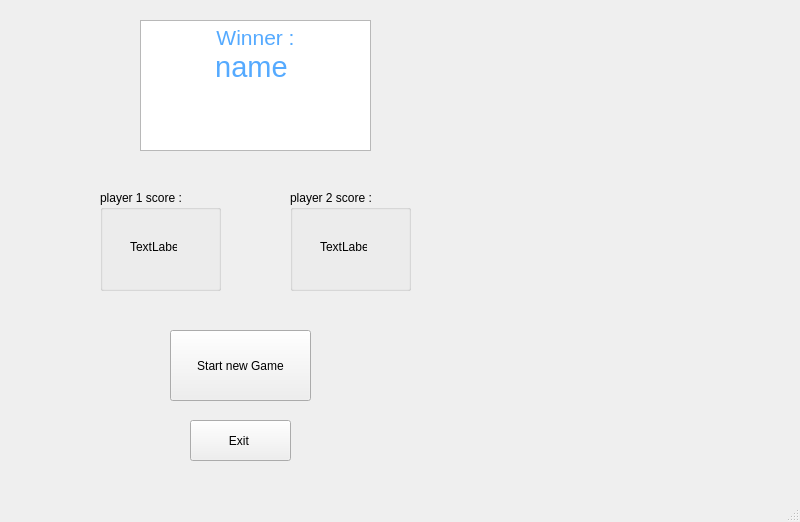
<?xml version="1.0" encoding="UTF-8"?>
<ui version="4.0">
 <class>MainWindow</class>
 <widget class="QMainWindow" name="MainWindow">
  <property name="geometry">
   <rect>
    <x>0</x>
    <y>0</y>
    <width>800</width>
    <height>522</height>
   </rect>
  </property>
  <property name="windowTitle">
   <string>MainWindow</string>
  </property>
  <widget class="QWidget" name="centralwidget">
   <widget class="QStackedWidget" name="stackedWidget">
    <property name="geometry">
     <rect>
      <x>-20</x>
      <y>-20</y>
      <width>821</width>
      <height>601</height>
     </rect>
    </property>
    <property name="currentIndex">
     <number>7</number>
    </property>
    <widget class="QWidget" name="p0">
     <widget class="QPushButton" name="pvpbtn">
      <property name="geometry">
       <rect>
        <x>190</x>
        <y>290</y>
        <width>151</width>
        <height>81</height>
       </rect>
      </property>
      <property name="text">
       <string>PVP</string>
      </property>
     </widget>
     <widget class="QPushButton" name="survivalbtn">
      <property name="geometry">
       <rect>
        <x>540</x>
        <y>280</y>
        <width>151</width>
        <height>81</height>
       </rect>
      </property>
      <property name="text">
       <string>SURVIVAL</string>
      </property>
     </widget>
     <widget class="QPushButton" name="exitbtn">
      <property name="geometry">
       <rect>
        <x>390</x>
        <y>380</y>
        <width>121</width>
        <height>51</height>
       </rect>
      </property>
      <property name="text">
       <string>EXIT</string>
      </property>
     </widget>
     <widget class="QTextEdit" name="textEdit">
      <property name="geometry">
       <rect>
        <x>250</x>
        <y>70</y>
        <width>361</width>
        <height>151</height>
       </rect>
      </property>
      <property name="html">
       <string>&lt;!DOCTYPE HTML PUBLIC &quot;-//W3C//DTD HTML 4.0//EN&quot; &quot;http://www.w3.org/TR/REC-html40/strict.dtd&quot;&gt;
&lt;html&gt;&lt;head&gt;&lt;meta name=&quot;qrichtext&quot; content=&quot;1&quot; /&gt;&lt;style type=&quot;text/css&quot;&gt;
p, li { white-space: pre-wrap; }
&lt;/style&gt;&lt;/head&gt;&lt;body style=&quot; font-family:'MS Shell Dlg 2'; font-size:8pt; font-weight:400; font-style:normal;&quot;&gt;
&lt;p align=&quot;center&quot; style=&quot; margin-top:0px; margin-bottom:0px; margin-left:0px; margin-right:0px; -qt-block-indent:0; text-indent:0px;&quot;&gt;&lt;span style=&quot; font-size:12pt; color:#55aaff;&quot;&gt;Welcome to&lt;/span&gt;&lt;span style=&quot; font-size:12pt; color:#aaaaff;&quot;&gt; &lt;/span&gt;&lt;span style=&quot; font-size:12pt; font-weight:600; color:#55aaff;&quot;&gt;Quiz Game&lt;/span&gt;&lt;span style=&quot; font-size:12pt; color:#55aaff;&quot;&gt; &lt;/span&gt;&lt;/p&gt;
&lt;p align=&quot;center&quot; style=&quot;-qt-paragraph-type:empty; margin-top:0px; margin-bottom:0px; margin-left:0px; margin-right:0px; -qt-block-indent:0; text-indent:0px; font-size:12pt;&quot;&gt;&lt;br /&gt;&lt;/p&gt;
&lt;p align=&quot;center&quot; style=&quot; margin-top:0px; margin-bottom:0px; margin-left:0px; margin-right:0px; -qt-block-indent:0; text-indent:0px;&quot;&gt;&lt;span style=&quot; font-size:12pt; color:#aa0000;&quot;&gt;choose your mode&lt;/span&gt;&lt;span style=&quot; color:#aa0000;&quot;&gt; &lt;/span&gt;&lt;/p&gt;&lt;/body&gt;&lt;/html&gt;</string>
      </property>
     </widget>
    </widget>
    <widget class="QWidget" name="p1">
     <widget class="QPushButton" name="subnamebtn">
      <property name="geometry">
       <rect>
        <x>300</x>
        <y>340</y>
        <width>141</width>
        <height>61</height>
       </rect>
      </property>
      <property name="text">
       <string>submit</string>
      </property>
     </widget>
     <widget class="QLabel" name="label">
      <property name="geometry">
       <rect>
        <x>210</x>
        <y>140</y>
        <width>61</width>
        <height>41</height>
       </rect>
      </property>
      <property name="text">
       <string>player 1 :</string>
      </property>
     </widget>
     <widget class="QLabel" name="label_2">
      <property name="geometry">
       <rect>
        <x>210</x>
        <y>210</y>
        <width>51</width>
        <height>31</height>
       </rect>
      </property>
      <property name="text">
       <string>player 2 :</string>
      </property>
     </widget>
     <widget class="QListView" name="listView">
      <property name="geometry">
       <rect>
        <x>190</x>
        <y>100</y>
        <width>321</width>
        <height>211</height>
       </rect>
      </property>
     </widget>
     <widget class="QTextEdit" name="player1">
      <property name="geometry">
       <rect>
        <x>290</x>
        <y>140</y>
        <width>161</width>
        <height>41</height>
       </rect>
      </property>
     </widget>
     <widget class="QTextEdit" name="player2">
      <property name="geometry">
       <rect>
        <x>290</x>
        <y>210</y>
        <width>161</width>
        <height>41</height>
       </rect>
      </property>
     </widget>
     <widget class="QPushButton" name="pushButton">
      <property name="geometry">
       <rect>
        <x>60</x>
        <y>410</y>
        <width>91</width>
        <height>41</height>
       </rect>
      </property>
      <property name="text">
       <string>Back</string>
      </property>
     </widget>
     <zorder>listView</zorder>
     <zorder>subnamebtn</zorder>
     <zorder>label</zorder>
     <zorder>label_2</zorder>
     <zorder>player1</zorder>
     <zorder>player2</zorder>
     <zorder>pushButton</zorder>
    </widget>
    <widget class="QWidget" name="p2">
     <widget class="QGroupBox" name="groupBox">
      <property name="geometry">
       <rect>
        <x>80</x>
        <y>60</y>
        <width>261</width>
        <height>131</height>
       </rect>
      </property>
      <property name="title">
       <string>          choose the subject</string>
      </property>
      <widget class="QComboBox" name="comboBox">
       <property name="geometry">
        <rect>
         <x>20</x>
         <y>60</y>
         <width>201</width>
         <height>31</height>
        </rect>
       </property>
       <item>
        <property name="text">
         <string>Art</string>
        </property>
       </item>
       <item>
        <property name="text">
         <string>Computer</string>
        </property>
       </item>
       <item>
        <property name="text">
         <string>General Knowledge</string>
        </property>
       </item>
       <item>
        <property name="text">
         <string>Books</string>
        </property>
       </item>
       <item>
        <property name="text">
         <string>Film</string>
        </property>
       </item>
       <item>
        <property name="text">
         <string>Music</string>
        </property>
       </item>
       <item>
        <property name="text">
         <string>Science &amp; Nature</string>
        </property>
       </item>
       <item>
        <property name="text">
         <string>Sport</string>
        </property>
       </item>
       <item>
        <property name="text">
         <string>History</string>
        </property>
       </item>
       <item>
        <property name="text">
         <string>Geography</string>
        </property>
       </item>
       <item>
        <property name="text">
         <string>Animals</string>
        </property>
       </item>
       <item>
        <property name="text">
         <string>Musicals &amp; Theatres</string>
        </property>
       </item>
       <item>
        <property name="text">
         <string>Television</string>
        </property>
       </item>
       <item>
        <property name="text">
         <string>Video Games </string>
        </property>
       </item>
       <item>
        <property name="text">
         <string>Board Games </string>
        </property>
       </item>
       <item>
        <property name="text">
         <string>Mathematics</string>
        </property>
       </item>
       <item>
        <property name="text">
         <string>Mythology</string>
        </property>
       </item>
       <item>
        <property name="text">
         <string>Politics </string>
        </property>
       </item>
       <item>
        <property name="text">
         <string>Celebrities </string>
        </property>
       </item>
       <item>
        <property name="text">
         <string>Vehicles</string>
        </property>
       </item>
       <item>
        <property name="text">
         <string>Comics</string>
        </property>
       </item>
       <item>
        <property name="text">
         <string>Gadgets</string>
        </property>
       </item>
       <item>
        <property name="text">
         <string>Anime &amp; Manga</string>
        </property>
       </item>
       <item>
        <property name="text">
         <string>Cartoon &amp; Animations</string>
        </property>
       </item>
      </widget>
     </widget>
     <widget class="QGroupBox" name="groupBox_2">
      <property name="geometry">
       <rect>
        <x>410</x>
        <y>60</y>
        <width>221</width>
        <height>131</height>
       </rect>
      </property>
      <property name="title">
       <string>           choose difficulty</string>
      </property>
      <widget class="QRadioButton" name="radioButton">
       <property name="geometry">
        <rect>
         <x>30</x>
         <y>30</y>
         <width>85</width>
         <height>20</height>
        </rect>
       </property>
       <property name="text">
        <string>Easy</string>
       </property>
      </widget>
      <widget class="QRadioButton" name="radioButton_2">
       <property name="geometry">
        <rect>
         <x>30</x>
         <y>60</y>
         <width>85</width>
         <height>20</height>
        </rect>
       </property>
       <property name="text">
        <string>Medium</string>
       </property>
      </widget>
      <widget class="QRadioButton" name="radioButton_3">
       <property name="geometry">
        <rect>
         <x>30</x>
         <y>90</y>
         <width>85</width>
         <height>20</height>
        </rect>
       </property>
       <property name="text">
        <string>Hard</string>
       </property>
      </widget>
     </widget>
     <widget class="QPushButton" name="pvpstartbtn">
      <property name="geometry">
       <rect>
        <x>330</x>
        <y>240</y>
        <width>101</width>
        <height>41</height>
       </rect>
      </property>
      <property name="text">
       <string>start</string>
      </property>
     </widget>
     <widget class="QPushButton" name="pushButton_2">
      <property name="geometry">
       <rect>
        <x>330</x>
        <y>320</y>
        <width>101</width>
        <height>41</height>
       </rect>
      </property>
      <property name="text">
       <string>Back</string>
      </property>
     </widget>
    </widget>
    <widget class="QWidget" name="p3">
     <widget class="QRadioButton" name="radioButton_4">
      <property name="geometry">
       <rect>
        <x>120</x>
        <y>290</y>
        <width>161</width>
        <height>20</height>
       </rect>
      </property>
      <property name="text">
       <string>RadioButton</string>
      </property>
     </widget>
     <widget class="QRadioButton" name="radioButton_5">
      <property name="geometry">
       <rect>
        <x>370</x>
        <y>290</y>
        <width>171</width>
        <height>20</height>
       </rect>
      </property>
      <property name="text">
       <string>RadioButton</string>
      </property>
     </widget>
     <widget class="QRadioButton" name="radioButton_6">
      <property name="geometry">
       <rect>
        <x>120</x>
        <y>340</y>
        <width>141</width>
        <height>20</height>
       </rect>
      </property>
      <property name="text">
       <string>RadioButton                 </string>
      </property>
     </widget>
     <widget class="QRadioButton" name="radioButton_7">
      <property name="geometry">
       <rect>
        <x>380</x>
        <y>340</y>
        <width>171</width>
        <height>20</height>
       </rect>
      </property>
      <property name="text">
       <string>RadioButton</string>
      </property>
     </widget>
     <widget class="QGraphicsView" name="graphicsView">
      <property name="geometry">
       <rect>
        <x>70</x>
        <y>110</y>
        <width>511</width>
        <height>291</height>
       </rect>
      </property>
     </widget>
     <widget class="QTextBrowser" name="textBrowser">
      <property name="geometry">
       <rect>
        <x>90</x>
        <y>150</y>
        <width>451</width>
        <height>101</height>
       </rect>
      </property>
     </widget>
     <widget class="QPushButton" name="nextbtn">
      <property name="geometry">
       <rect>
        <x>500</x>
        <y>410</y>
        <width>80</width>
        <height>22</height>
       </rect>
      </property>
      <property name="text">
       <string>next</string>
      </property>
     </widget>
     <widget class="QProgressBar" name="progressBar">
      <property name="geometry">
       <rect>
        <x>80</x>
        <y>410</y>
        <width>118</width>
        <height>23</height>
       </rect>
      </property>
      <property name="value">
       <number>24</number>
      </property>
     </widget>
     <widget class="QLabel" name="label_5">
      <property name="geometry">
       <rect>
        <x>240</x>
        <y>35</y>
        <width>171</width>
        <height>41</height>
       </rect>
      </property>
      <property name="text">
       <string>player :</string>
      </property>
     </widget>
     <zorder>graphicsView</zorder>
     <zorder>radioButton_4</zorder>
     <zorder>radioButton_5</zorder>
     <zorder>radioButton_6</zorder>
     <zorder>radioButton_7</zorder>
     <zorder>textBrowser</zorder>
     <zorder>nextbtn</zorder>
     <zorder>progressBar</zorder>
     <zorder>label_5</zorder>
    </widget>
    <widget class="QWidget" name="p4">
     <widget class="QGroupBox" name="groupBox_3">
      <property name="geometry">
       <rect>
        <x>90</x>
        <y>170</y>
        <width>261</width>
        <height>161</height>
       </rect>
      </property>
      <property name="title">
       <string>                     choose subject</string>
      </property>
      <widget class="QComboBox" name="comboBox_2">
       <property name="geometry">
        <rect>
         <x>30</x>
         <y>70</y>
         <width>201</width>
         <height>31</height>
        </rect>
       </property>
       <item>
        <property name="text">
         <string>Art</string>
        </property>
       </item>
       <item>
        <property name="text">
         <string>Sport</string>
        </property>
       </item>
       <item>
        <property name="text">
         <string>General Knowledge</string>
        </property>
       </item>
       <item>
        <property name="text">
         <string>Animals</string>
        </property>
       </item>
       <item>
        <property name="text">
         <string>Books</string>
        </property>
       </item>
       <item>
        <property name="text">
         <string>Film</string>
        </property>
       </item>
       <item>
        <property name="text">
         <string>Music</string>
        </property>
       </item>
       <item>
        <property name="text">
         <string>Musicals &amp; Theatres</string>
        </property>
       </item>
       <item>
        <property name="text">
         <string>Television</string>
        </property>
       </item>
       <item>
        <property name="text">
         <string>Video Games</string>
        </property>
       </item>
       <item>
        <property name="text">
         <string>Board Games</string>
        </property>
       </item>
       <item>
        <property name="text">
         <string>Science &amp; Nature</string>
        </property>
       </item>
       <item>
        <property name="text">
         <string>Computers</string>
        </property>
       </item>
       <item>
        <property name="text">
         <string>Mathematics</string>
        </property>
       </item>
       <item>
        <property name="text">
         <string>Mythology</string>
        </property>
       </item>
       <item>
        <property name="text">
         <string>Sport</string>
        </property>
       </item>
       <item>
        <property name="text">
         <string>History</string>
        </property>
       </item>
       <item>
        <property name="text">
         <string>Geography</string>
        </property>
       </item>
       <item>
        <property name="text">
         <string>Politics </string>
        </property>
       </item>
       <item>
        <property name="text">
         <string>Celebrities</string>
        </property>
       </item>
       <item>
        <property name="text">
         <string>Vehicles </string>
        </property>
       </item>
       <item>
        <property name="text">
         <string>Comics</string>
        </property>
       </item>
       <item>
        <property name="text">
         <string>Gadgets</string>
        </property>
       </item>
       <item>
        <property name="text">
         <string>Anime &amp; Manga</string>
        </property>
       </item>
       <item>
        <property name="text">
         <string>Cartoon &amp; Animations</string>
        </property>
       </item>
      </widget>
     </widget>
     <widget class="QGroupBox" name="groupBox_4">
      <property name="geometry">
       <rect>
        <x>480</x>
        <y>170</y>
        <width>161</width>
        <height>161</height>
       </rect>
      </property>
      <property name="title">
       <string>   choose difficulty</string>
      </property>
      <widget class="QRadioButton" name="radioButton_8">
       <property name="geometry">
        <rect>
         <x>20</x>
         <y>40</y>
         <width>85</width>
         <height>20</height>
        </rect>
       </property>
       <property name="text">
        <string>Easy</string>
       </property>
      </widget>
      <widget class="QRadioButton" name="radioButton_9">
       <property name="geometry">
        <rect>
         <x>20</x>
         <y>80</y>
         <width>85</width>
         <height>20</height>
        </rect>
       </property>
       <property name="text">
        <string>Medium</string>
       </property>
      </widget>
      <widget class="QRadioButton" name="radioButton_10">
       <property name="geometry">
        <rect>
         <x>20</x>
         <y>120</y>
         <width>85</width>
         <height>20</height>
        </rect>
       </property>
       <property name="text">
        <string>Hard</string>
       </property>
      </widget>
     </widget>
     <widget class="QPushButton" name="recordbtn">
      <property name="geometry">
       <rect>
        <x>610</x>
        <y>70</y>
        <width>131</width>
        <height>61</height>
       </rect>
      </property>
      <property name="text">
       <string>records</string>
      </property>
     </widget>
     <widget class="QPushButton" name="startbtn">
      <property name="geometry">
       <rect>
        <x>350</x>
        <y>380</y>
        <width>131</width>
        <height>51</height>
       </rect>
      </property>
      <property name="text">
       <string>start</string>
      </property>
     </widget>
     <widget class="QPushButton" name="pushButton_3">
      <property name="geometry">
       <rect>
        <x>370</x>
        <y>460</y>
        <width>91</width>
        <height>41</height>
       </rect>
      </property>
      <property name="text">
       <string>Back</string>
      </property>
     </widget>
    </widget>
    <widget class="QWidget" name="p5">
     <widget class="QTableWidget" name="tableWidget">
      <property name="geometry">
       <rect>
        <x>10</x>
        <y>90</y>
        <width>791</width>
        <height>281</height>
       </rect>
      </property>
      <row>
       <property name="text">
        <string>Easy</string>
       </property>
      </row>
      <row>
       <property name="text">
        <string>Medium</string>
       </property>
      </row>
      <row>
       <property name="text">
        <string>Hard</string>
       </property>
      </row>
      <column>
       <property name="text">
        <string>Art</string>
       </property>
      </column>
      <column>
       <property name="text">
        <string>History</string>
       </property>
      </column>
      <column>
       <property name="text">
        <string>Sport</string>
       </property>
      </column>
      <column>
       <property name="text">
        <string>General Knowledge</string>
       </property>
      </column>
      <column>
       <property name="text">
        <string>Film</string>
       </property>
      </column>
      <column>
       <property name="text">
        <string>Musicals &amp; Theatres</string>
       </property>
      </column>
      <column>
       <property name="text">
        <string>Music</string>
       </property>
      </column>
      <column>
       <property name="text">
        <string>Television</string>
       </property>
      </column>
      <column>
       <property name="text">
        <string>Video Games</string>
       </property>
      </column>
      <column>
       <property name="text">
        <string>Board Games</string>
       </property>
      </column>
      <column>
       <property name="text">
        <string>Science &amp; Nature</string>
       </property>
      </column>
      <column>
       <property name="text">
        <string>Computers</string>
       </property>
      </column>
      <column>
       <property name="text">
        <string>Mathematics</string>
       </property>
      </column>
      <column>
       <property name="text">
        <string>Mythology</string>
       </property>
      </column>
      <column>
       <property name="text">
        <string>Geography</string>
       </property>
      </column>
      <column>
       <property name="text">
        <string>Politics</string>
       </property>
      </column>
      <column>
       <property name="text">
        <string>Celebrities</string>
       </property>
      </column>
      <column>
       <property name="text">
        <string>Animals</string>
       </property>
      </column>
      <column>
       <property name="text">
        <string>Vehicles</string>
       </property>
      </column>
      <column>
       <property name="text">
        <string>Comics</string>
       </property>
      </column>
      <column>
       <property name="text">
        <string>Gadgets</string>
       </property>
      </column>
      <column>
       <property name="text">
        <string>Anime &amp; Manga</string>
       </property>
      </column>
      <column>
       <property name="text">
        <string>Cartoon &amp; Animations</string>
       </property>
      </column>
     </widget>
     <widget class="QPushButton" name="backbtn">
      <property name="geometry">
       <rect>
        <x>120</x>
        <y>430</y>
        <width>121</width>
        <height>51</height>
       </rect>
      </property>
      <property name="text">
       <string>Back</string>
      </property>
     </widget>
    </widget>
    <widget class="QWidget" name="p6">
     <widget class="QGraphicsView" name="graphicsView_2">
      <property name="geometry">
       <rect>
        <x>200</x>
        <y>60</y>
        <width>471</width>
        <height>331</height>
       </rect>
      </property>
     </widget>
     <widget class="QRadioButton" name="radioButton_11">
      <property name="geometry">
       <rect>
        <x>450</x>
        <y>280</y>
        <width>181</width>
        <height>20</height>
       </rect>
      </property>
      <property name="text">
       <string>RadioButton</string>
      </property>
     </widget>
     <widget class="QRadioButton" name="radioButton_12">
      <property name="geometry">
       <rect>
        <x>450</x>
        <y>340</y>
        <width>181</width>
        <height>20</height>
       </rect>
      </property>
      <property name="text">
       <string>RadioButton</string>
      </property>
     </widget>
     <widget class="QRadioButton" name="radioButton_13">
      <property name="geometry">
       <rect>
        <x>230</x>
        <y>280</y>
        <width>161</width>
        <height>20</height>
       </rect>
      </property>
      <property name="text">
       <string>RadioButton</string>
      </property>
     </widget>
     <widget class="QRadioButton" name="radioButton_14">
      <property name="geometry">
       <rect>
        <x>230</x>
        <y>340</y>
        <width>181</width>
        <height>20</height>
       </rect>
      </property>
      <property name="text">
       <string>RadioButton</string>
      </property>
     </widget>
     <widget class="QTextBrowser" name="textBrowser_2">
      <property name="geometry">
       <rect>
        <x>240</x>
        <y>80</y>
        <width>401</width>
        <height>171</height>
       </rect>
      </property>
     </widget>
     <widget class="QPushButton" name="nextsurbtn">
      <property name="geometry">
       <rect>
        <x>560</x>
        <y>430</y>
        <width>101</width>
        <height>31</height>
       </rect>
      </property>
      <property name="text">
       <string>Next</string>
      </property>
     </widget>
     <widget class="QProgressBar" name="progressBar_2">
      <property name="geometry">
       <rect>
        <x>210</x>
        <y>430</y>
        <width>191</width>
        <height>31</height>
       </rect>
      </property>
      <property name="value">
       <number>24</number>
      </property>
     </widget>
     <widget class="QLabel" name="label_3">
      <property name="geometry">
       <rect>
        <x>40</x>
        <y>30</y>
        <width>111</width>
        <height>41</height>
       </rect>
      </property>
      <property name="text">
       <string>score :</string>
      </property>
     </widget>
     <widget class="QLabel" name="label_4">
      <property name="geometry">
       <rect>
        <x>700</x>
        <y>40</y>
        <width>101</width>
        <height>51</height>
       </rect>
      </property>
      <property name="text">
       <string>high score :</string>
      </property>
     </widget>
    </widget>
    <widget class="QWidget" name="p7">
     <widget class="QTextBrowser" name="textBrowser_3">
      <property name="geometry">
       <rect>
        <x>160</x>
        <y>40</y>
        <width>231</width>
        <height>131</height>
       </rect>
      </property>
      <property name="html">
       <string>&lt;!DOCTYPE HTML PUBLIC &quot;-//W3C//DTD HTML 4.0//EN&quot; &quot;http://www.w3.org/TR/REC-html40/strict.dtd&quot;&gt;
&lt;html&gt;&lt;head&gt;&lt;meta name=&quot;qrichtext&quot; content=&quot;1&quot; /&gt;&lt;style type=&quot;text/css&quot;&gt;
p, li { white-space: pre-wrap; }
&lt;/style&gt;&lt;/head&gt;&lt;body style=&quot; font-family:'MS Shell Dlg 2'; font-size:8pt; font-weight:400; font-style:normal;&quot;&gt;
&lt;p align=&quot;center&quot; style=&quot; margin-top:0px; margin-bottom:0px; margin-left:0px; margin-right:0px; -qt-block-indent:0; text-indent:0px;&quot;&gt;&lt;span style=&quot; font-size:16pt; color:#55aaff;&quot;&gt;Winner :&lt;/span&gt;&lt;/p&gt;
&lt;p align=&quot;center&quot; style=&quot; margin-top:0px; margin-bottom:0px; margin-left:0px; margin-right:0px; -qt-block-indent:0; text-indent:0px;&quot;&gt;&lt;span style=&quot; font-size:22pt; color:#55aaff;&quot;&gt;name &lt;/span&gt;&lt;/p&gt;
&lt;p align=&quot;center&quot; style=&quot;-qt-paragraph-type:empty; margin-top:0px; margin-bottom:0px; margin-left:0px; margin-right:0px; -qt-block-indent:0; text-indent:0px; font-size:10pt; color:#55aaff;&quot;&gt;&lt;br /&gt;&lt;/p&gt;&lt;/body&gt;&lt;/html&gt;</string>
      </property>
     </widget>
     <widget class="QGroupBox" name="groupBox_5">
      <property name="geometry">
       <rect>
        <x>120</x>
        <y>210</y>
        <width>121</width>
        <height>101</height>
       </rect>
      </property>
      <property name="title">
       <string>player 1 score :</string>
      </property>
      <widget class="QLabel" name="label_6">
       <property name="geometry">
        <rect>
         <x>30</x>
         <y>50</y>
         <width>47</width>
         <height>14</height>
        </rect>
       </property>
       <property name="text">
        <string>TextLabel</string>
       </property>
      </widget>
     </widget>
     <widget class="QGroupBox" name="groupBox_6">
      <property name="geometry">
       <rect>
        <x>310</x>
        <y>210</y>
        <width>121</width>
        <height>101</height>
       </rect>
      </property>
      <property name="title">
       <string>player 2 score :</string>
      </property>
      <widget class="QLabel" name="label_7">
       <property name="geometry">
        <rect>
         <x>30</x>
         <y>50</y>
         <width>47</width>
         <height>14</height>
        </rect>
       </property>
       <property name="text">
        <string>TextLabel</string>
       </property>
      </widget>
     </widget>
     <widget class="QPushButton" name="pushButton_4">
      <property name="geometry">
       <rect>
        <x>190</x>
        <y>350</y>
        <width>141</width>
        <height>71</height>
       </rect>
      </property>
      <property name="text">
       <string>Start new Game</string>
      </property>
     </widget>
     <widget class="QPushButton" name="pushButton_5">
      <property name="geometry">
       <rect>
        <x>210</x>
        <y>440</y>
        <width>101</width>
        <height>41</height>
       </rect>
      </property>
      <property name="text">
       <string>Exit </string>
      </property>
     </widget>
    </widget>
   </widget>
  </widget>
  <widget class="QMenuBar" name="menubar">
   <property name="geometry">
    <rect>
     <x>0</x>
     <y>0</y>
     <width>800</width>
     <height>21</height>
    </rect>
   </property>
  </widget>
  <widget class="QStatusBar" name="statusbar"/>
 </widget>
 <resources/>
 <connections>
  <connection>
   <sender>pushButton_5</sender>
   <signal>clicked()</signal>
   <receiver>MainWindow</receiver>
   <slot>close()</slot>
   <hints>
    <hint type="sourcelabel">
     <x>194</x>
     <y>456</y>
    </hint>
    <hint type="destinationlabel">
     <x>-58</x>
     <y>469</y>
    </hint>
   </hints>
  </connection>
 </connections>
</ui>
